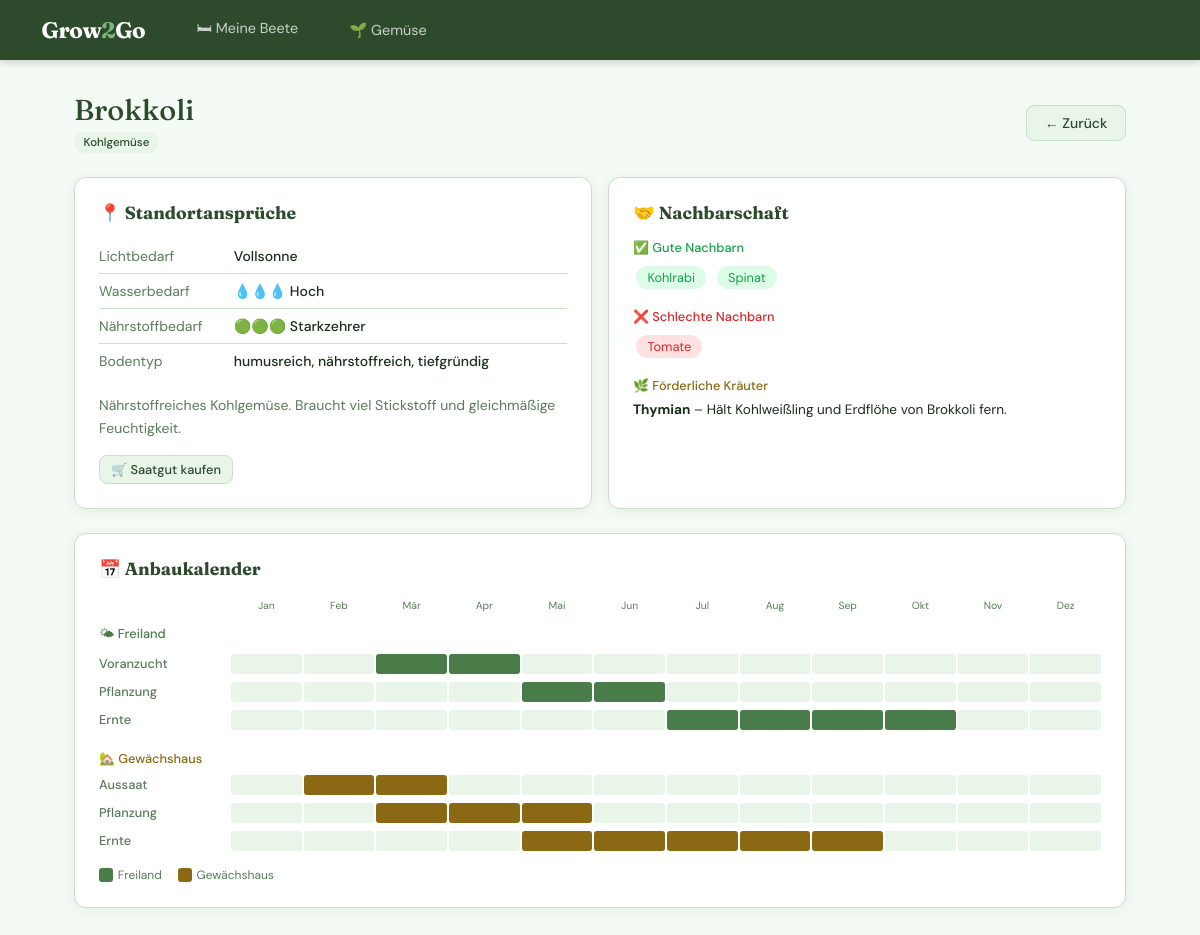
Page /gemuese/21/ on the committed database.
### garden/models.py (models this page shows, shortened)
class Vegetable(models.Model):
    class Sunlight(models.TextChoices):
        FULL_SUN = "full_sun", "Vollsonne"
        PARTIAL_SHADE = "partial_shade", "Halbschatten"
        SHADE = "shade", "Schatten"
    class WaterRequirement(models.TextChoices):
        LOW = "low", "Gering"
        MEDIUM = "medium", "Mittel"
        HIGH = "high", "Hoch"
    class NutrientDemand(models.TextChoices):
        LOW = "low", "Schwachzehrer"
        MEDIUM = "medium", "Mittelzehrer"
        HIGH = "high", "Starkzehrer"
    class Category(models.TextChoices):
        FRUIT = "fruit", "Fruchtgemüse"
        LEAF = "leaf", "Blattgemüse"
        ROOT = "root", "Wurzelgemüse"
        BULB = "bulb", "Zwiebelgemüse"
        LEGUME = "legume", "Hülsenfrüchte"
        BRASSICA = "brassica", "Kohlgemüse"
        HERB = "herb", "Kräuter"
        OTHER = "other", "Sonstiges"
    name = models.CharField(max_length=100, unique=True, verbose_name="Name")
    category = models.CharField(
        max_length=20,
        choices=Category.choices,
        default=Category.OTHER,
        verbose_name="Kategorie",
    )
    description = models.TextField(blank=True, verbose_name="Beschreibung")
    sunlight_requirement = models.CharField(
        max_length=20,
        choices=Sunlight.choices,
        default=Sunlight.FULL_SUN,
        verbose_name="Lichtbedarf",
    )
    water_requirement = models.CharField(
        max_length=10,
        choices=WaterRequirement.choices,
        default=WaterRequirement.MEDIUM,
        verbose_name="Wasserbedarf",
    )
    soil_type = models.CharField(
        max_length=200,
        blank=True,
        verbose_name="Bodentyp",
        help_text="z. B. humusreich, durchlässig, lehmig",
    )
    nutrient_demand = models.CharField(
        max_length=10,
        choices=NutrientDemand.choices,
        default=NutrientDemand.MEDIUM,
        verbose_name="Nährstoffbedarf",
    )
    indoor_start_from = models.PositiveSmallIntegerField(
        null=True, blank=True, verbose_name="Voranzucht ab (Monat)"
    )
    indoor_start_to = models.PositiveSmallIntegerField(
        null=True, blank=True, verbose_name="Voranzucht bis (Monat)"
    )
    sow_from = models.PositiveSmallIntegerField(
        null=True, blank=True, verbose_name="Aussaat ab (Monat)"
    )
    sow_to = models.PositiveSmallIntegerField(
        null=True, blank=True, verbose_name="Aussaat bis (Monat)"
    )
    plant_from = models.PositiveSmallIntegerField(
        null=True, blank=True, verbose_name="Pflanzung ab (Monat)"
    )
    plant_to = models.PositiveSmallIntegerField(
        null=True, blank=True, verbose_name="Pflanzung bis (Monat)"
    )
    harvest_from = models.PositiveSmallIntegerField(
        null=True, blank=True, verbose_name="Ernte ab (Monat)"
    )
    harvest_to = models.PositiveSmallIntegerField(
        null=True, blank=True, verbose_name="Ernte bis (Monat)"
    )
    gh_sow_from = models.PositiveSmallIntegerField(
        null=True, blank=True, verbose_name="GH Aussaat ab (Monat)"
    )
    gh_sow_to = models.PositiveSmallIntegerField(
        null=True, blank=True, verbose_name="GH Aussaat bis (Monat)"
    )
    gh_plant_from = models.PositiveSmallIntegerField(
        null=True, blank=True, verbose_name="GH Pflanzung ab (Monat)"
    )
    gh_plant_to = models.PositiveSmallIntegerField(
        null=True, blank=True, verbose_name="GH Pflanzung bis (Monat)"
    )
    gh_harvest_from = models.PositiveSmallIntegerField(
        null=True, blank=True, verbose_name="GH Ernte ab (Monat)"
    )
    gh_harvest_to = models.PositiveSmallIntegerField(
        null=True, blank=True, verbose_name="GH Ernte bis (Monat)"
    )
    saatgut_url = models.URLField(
        blank=True, verbose_name="Saatgut-Link", help_text="z. B. Bingenheimer Saatgut"
    )
    class Meta:
        verbose_name = "Gemüsesorte"
        verbose_name_plural = "Gemüsesorten"
        ordering = ["category", "name"]

class NeighborRelation(models.Model):
    class RelationType(models.TextChoices):
        GOOD = "good", "Guter Nachbar"
        BAD = "bad", "Schlechter Nachbar"
    vegetable = models.ForeignKey(
        Vegetable,
        on_delete=models.CASCADE,
        related_name="neighbor_relations",
        verbose_name="Gemüsesorte",
    )
    neighbor = models.ForeignKey(
        Vegetable,
        on_delete=models.CASCADE,
        related_name="neighbor_of",
        verbose_name="Nachbar",
    )
    relation_type = models.CharField(
        max_length=10, choices=RelationType.choices, verbose_name="Beziehungstyp"
    )
    note = models.TextField(blank=True, verbose_name="Begründung")
    class Meta:
        verbose_name = "Nachbarschaftsbeziehung"
        verbose_name_plural = "Nachbarschaftsbeziehungen"
        unique_together = [["vegetable", "neighbor"]]

class HerbTip(models.Model):
    vegetable = models.ForeignKey(
        Vegetable,
        on_delete=models.CASCADE,
        related_name="herb_tips",
        verbose_name="Gemüsesorte",
    )
    herb_name = models.CharField(max_length=100, verbose_name="Kräutername")
    benefit = models.TextField(verbose_name="Nutzen")
    class Meta:
        verbose_name = "Kräuter-Tipp"
        verbose_name_plural = "Kräuter-Tipps"

### garden/views.py (the view)
# urls.py: path("gemuese/<int:pk>/", views.vegetable_detail, name="vegetable_detail"),
def vegetable_detail(request, pk):
    vegetable = get_object_or_404(Vegetable, pk=pk)
    good_neighbors = vegetable.neighbor_relations.filter(
        relation_type="good"
    ).select_related("neighbor")
    bad_neighbors = vegetable.neighbor_relations.filter(
        relation_type="bad"
    ).select_related("neighbor")
    herb_tips = vegetable.herb_tips.all()
    succession_notes = vegetable.succession_notes.select_related("avoid_after")
    return render(request, "garden/vegetable_detail.html", {
        "vegetable": vegetable,
        "good_neighbors": good_neighbors,
        "bad_neighbors": bad_neighbors,
        "herb_tips": herb_tips,
        "succession_notes": succession_notes,
        "months": [
            "Jan", "Feb", "Mär", "Apr", "Mai", "Jun",
            "Jul", "Aug", "Sep", "Okt", "Nov", "Dez"
        ],
    })

### garden/templates/garden/vegetable_detail.html (shortened to what this page needs)
{% extends "garden/base.html" %}
{% block content %}
<div class="page-header">
  <div>
    <h1 class="page-title">{{ vegetable.name }}</h1>
    <span class="badge" style="margin-top:0.3rem;">{{ vegetable.get_category_display }}</span>
  </div>
  <a href="{% url 'vegetable_list' %}" class="btn btn-secondary">← Zurück</a>
</div>
<div class="grid-2" style="margin-bottom:1.5rem;">
  <div class="card">
    <h2 style="font-family:'Fraunces',serif; font-size:1.1rem; color:var(--green-dark); margin-bottom:1rem;">
      📍 Standortansprüche
    </h2>
    <table style="width:100%; font-size:0.875rem; border-collapse:collapse;">
      <tr style="border-bottom:1px solid var(--border);">
        <td style="padding:0.5rem 0; color:var(--text-muted);">Lichtbedarf</td>
        <td style="padding:0.5rem 0; font-weight:500;">{{ vegetable.get_sunlight_requirement_display }}</td>
      </tr>
      <tr style="border-bottom:1px solid var(--border);">
        <td style="padding:0.5rem 0; color:var(--text-muted);">Wasserbedarf</td>
        <td style="padding:0.5rem 0; font-weight:500;">
          {% if vegetable.water_requirement == 'low' %}
            💧 Gering
          {% elif vegetable.water_requirement == 'medium' %}
            💧💧 Mittel
          {% else %}
            💧💧💧 Hoch
          {% endif %}
        </td>
      </tr>
      <tr style="border-bottom:1px solid var(--border);">
        <td style="padding:0.5rem 0; color:var(--text-muted);">Nährstoffbedarf</td>
        <td style="padding:0.5rem 0; font-weight:500;">
          {% if vegetable.nutrient_demand == 'low' %}
            🟢 Schwachzehrer
          {% elif vegetable.nutrient_demand == 'medium' %}
            🟢🟢 Mittelzehrer
          {% else %}
            🟢🟢🟢 Starkzehrer
          {% endif %}
        </td>
      </tr>
      {% if vegetable.soil_type %}
      <tr>
        <td style="padding:0.5rem 0; color:var(--text-muted);">Bodentyp</td>
        <td style="padding:0.5rem 0; font-weight:500;">{{ vegetable.soil_type }}</td>
      </tr>
      {% endif %}
    </table>
    {% if vegetable.description %}
    <p style="margin-top:1rem; font-size:0.875rem; color:var(--text-muted); line-height:1.6;">
      {{ vegetable.description }}
    </p>
    {% endif %}
    {% if vegetable.saatgut_url %}
    <a href="{{ vegetable.saatgut_url }}" target="_blank" class="btn btn-secondary btn-sm"
       style="margin-top:1rem;">
      🛒 Saatgut kaufen
    </a>
    {% endif %}
  </div>
  <div class="card">
    <h2 style="font-family:'Fraunces',serif; font-size:1.1rem; color:var(--green-dark); margin-bottom:1rem;">
      🤝 Nachbarschaft
    </h2>
    {% if good_neighbors %}
    <div style="margin-bottom:1rem;">
      <p style="font-size:0.8rem; font-weight:500; color:#16a34a; margin-bottom:0.4rem;">
        ✅ Gute Nachbarn
      </p>
      {% for rel in good_neighbors %}
      <a href="{% url 'vegetable_detail' rel.neighbor.pk %}" class="neighbor-good"
         style="text-decoration:none;">{{ rel.neighbor.name }}</a>
      {% endfor %}
    </div>
    {% endif %}
    {% if bad_neighbors %}
    <div style="margin-bottom:1rem;">
      <p style="font-size:0.8rem; font-weight:500; color:#dc2626; margin-bottom:0.4rem;">
        ❌ Schlechte Nachbarn
      </p>
      {% for rel in bad_neighbors %}
      <a href="{% url 'vegetable_detail' rel.neighbor.pk %}" class="neighbor-bad"
         style="text-decoration:none;">{{ rel.neighbor.name }}</a>
      {% endfor %}
    </div>
    {% endif %}
    {% if herb_tips %}
    <div style="margin-bottom:1rem;">
      <p style="font-size:0.8rem; font-weight:500; color:var(--earth); margin-bottom:0.4rem;">
        🌿 Förderliche Kräuter
      </p>
      {% for tip in herb_tips %}
      <div style="font-size:0.85rem; margin-bottom:0.4rem;">
        <strong>{{ tip.herb_name }}</strong> – {{ tip.benefit }}
      </div>
      {% endfor %}
    </div>
    {% endif %}
  </div>
</div>
<div class="card">
  <h2 style="font-family:'Fraunces',serif; font-size:1.1rem; color:var(--green-dark); margin-bottom:1.25rem;">
    📅 Anbaukalender
  </h2>
  <div class="month-labels">
    <div></div>
    <div class="month-names">
      {% for m in months %}<span>{{ m }}</span>{% endfor %}
    </div>
  </div>
  <p style="font-size:0.8rem; font-weight:500; color:var(--green-mid); margin-bottom:0.5rem;">🌤 Freiland</p>
  {% if vegetable.indoor_start_from %}
  <div class="calendar-row">
    <span class="calendar-label">Voranzucht</span>
    <div class="month-bar">
      {% for i in "123456789abc" %}
      {% with forloop.counter as m %}
      <div class="month-cell {% if m >= vegetable.indoor_start_from and m <= vegetable.indoor_start_to %}active{% endif %}"></div>
      {% endwith %}
      {% endfor %}
    </div>
  </div>
  {% endif %}
  {% if vegetable.plant_from %}
  <div class="calendar-row">
    <span class="calendar-label">Pflanzung</span>
    <div class="month-bar">
      {% for i in "123456789abc" %}
      {% with forloop.counter as m %}
      <div class="month-cell {% if m >= vegetable.plant_from and m <= vegetable.plant_to %}active{% endif %}"></div>
      {% endwith %}
      {% endfor %}
    </div>
  </div>
  {% endif %}
  {% if vegetable.harvest_from %}
  <div class="calendar-row">
    <span class="calendar-label">Ernte</span>
    <div class="month-bar">
      {% for i in "123456789abc" %}
      {% with forloop.counter as m %}
      <div class="month-cell {% if m >= vegetable.harvest_from and m <= vegetable.harvest_to %}active{% endif %}"></div>
      {% endwith %}
      {% endfor %}
    </div>
  </div>
  {% endif %}
  {% if vegetable.gh_sow_from or vegetable.gh_plant_from or vegetable.gh_harvest_from %}
  <p style="font-size:0.8rem; font-weight:500; color:var(--earth); margin-top:1.25rem; margin-bottom:0.5rem;">
    🏡 Gewächshaus
  </p>
  {% if vegetable.gh_sow_from %}
  <div class="calendar-row">
    <span class="calendar-label">Aussaat</span>
    <div class="month-bar">
      {% for i in "123456789abc" %}
      {% with forloop.counter as m %}
      <div class="month-cell {% if m >= vegetable.gh_sow_from and m <= vegetable.gh_sow_to %}active-gh{% endif %}"></div>
      {% endwith %}
      {% endfor %}
    </div>
  </div>
  {% endif %}
  {% if vegetable.gh_plant_from %}
  <div class="calendar-row">
    <span class="calendar-label">Pflanzung</span>
    <div class="month-bar">
      {% for i in "123456789abc" %}
      {% with forloop.counter as m %}
      <div class="month-cell {% if m >= vegetable.gh_plant_from and m <= vegetable.gh_plant_to %}active-gh{% endif %}"></div>
      {% endwith %}
      {% endfor %}
    </div>
  </div>
  {% endif %}
  {% if vegetable.gh_harvest_from %}
  <div class="calendar-row">
    <span class="calendar-label">Ernte</span>
    <div class="month-bar">
      {% for i in "123456789abc" %}
      {% with forloop.counter as m %}
      <div class="month-cell {% if m >= vegetable.gh_harvest_from and m <= vegetable.gh_harvest_to %}active-gh{% endif %}"></div>
      {% endwith %}
      {% endfor %}
    </div>
  </div>
  {% endif %}
  {% endif %}
  <div style="display:flex; gap:1rem; margin-top:1rem; font-size:0.75rem; color:var(--text-muted);">
    <span style="display:flex; align-items:center; gap:0.3rem;">
      <span style="width:14px; height:14px; background:var(--green-mid); border-radius:3px; display:inline-block;"></span>
      Freiland
    </span>
    <span style="display:flex; align-items:center; gap:0.3rem;">
      <span style="width:14px; height:14px; background:var(--earth); border-radius:3px; display:inline-block;"></span>
      Gewächshaus
    </span>
  </div>
</div>
{% endblock %}

### garden/templates/garden/base.html (style rules this page uses)
:root { --green-dark: #2d4a2d; --green-mid: #4a7c4a; --green-light: #7ab57a; --green-pale: #e8f5e8; --green-mist: #f4faf4; --earth: #8b6914; --earth-light: #f5efe0; --text: #1a2e1a; --text-muted: #5a7a5a; --white: #ffffff; --border: #c8e0c8; --shadow: 0 2px 12px rgba(45, 74, 45, 0.08); --radius: 12px; }
* { box-sizing: border-box; margin: 0; padding: 0; }
body { font-family: 'DM Sans', sans-serif; background: var(--green-mist); color: var(--text); min-height: 100vh; }
.card { background: var(--white); border-radius: var(--radius); border: 1px solid var(--border); box-shadow: var(--shadow); padding: 1.5rem; }
.btn { display: inline-flex; align-items: center; gap: 0.4rem; padding: 0.5rem 1.1rem; border-radius: 8px; font-family: 'DM Sans', sans-serif; font-size: 0.875rem; font-weight: 500; cursor: pointer; text-decoration: none; border: none; transition: all 0.15s; }
.btn-secondary { background: var(--green-pale); color: var(--green-dark); border: 1px solid var(--border); }
.btn-sm { padding: 0.3rem 0.7rem; font-size: 0.8rem; }
.page-header { display: flex; align-items: center; justify-content: space-between; margin-bottom: 1.5rem; }
.page-title { font-family: 'Fraunces', serif; font-size: 1.8rem; font-weight: 500; color: var(--green-dark); }
.badge { display: inline-block; font-size: 0.72rem; font-weight: 500; padding: 0.2rem 0.6rem; border-radius: 99px; background: var(--green-pale); color: var(--green-dark); }
.calendar-row { display: grid; grid-template-columns: 120px 1fr; align-items: center; gap: 0.75rem; margin-bottom: 0.5rem; }
.calendar-label { font-size: 0.8rem; color: var(--text-muted); font-weight: 500; }
.month-bar { display: grid; grid-template-columns: repeat(12, 1fr); gap: 2px; height: 20px; }
.month-cell { border-radius: 3px; background: var(--green-pale); position: relative; }
.month-cell.active { background: var(--green-mid); }
.month-cell.active-gh { background: var(--earth); }
.month-labels { display: grid; grid-template-columns: 120px 1fr; gap: 0.75rem; margin-bottom: 0.75rem; }
.month-names { display: grid; grid-template-columns: repeat(12, 1fr); gap: 2px; }
.month-names span { font-size: 0.65rem; color: var(--text-muted); text-align: center; }
.grid-2 { display: grid; grid-template-columns: 1fr 1fr; gap: 1rem; }
.neighbor-good { display: inline-block; background: #dcfce7; color: #16a34a; border-radius: 99px; padding: 0.2rem 0.7rem; font-size: 0.8rem; margin: 0.2rem; }
.neighbor-bad { display: inline-block; background: #fee2e2; color: #dc2626; border-radius: 99px; padding: 0.2rem 0.7rem; font-size: 0.8rem; margin: 0.2rem; }

### rows in the picture
Vegetable: name "Brokkoli", category "Kohlgemüse", sunlight_requirement "Vollsonne", soil_type "humusreich, nährstoffreich, tiefgründig", description "Nährstoffreiches Kohlgemüse. Braucht viel Stickstoff und gleichmäßige Feuchtigkeit.", plant_to 6 (drawn), gh_plant_from 3 (drawn), gh_harvest_from 5 (drawn)
NeighborRelation: neighbor.name "Kohlrabi"
NeighborRelation: neighbor.name "Spinat"
NeighborRelation: neighbor.name "Tomate"
HerbTip: herb_name "Thymian", benefit "Hält Kohlweißling und Erdflöhe von Brokkoli fern."

### other values in the picture
{{ m }} "Jan" "Feb" "Mär" "Apr" "Mai" "Jun" "Jul" "Aug" "Sep" "Okt" "Nov" "Dez"
